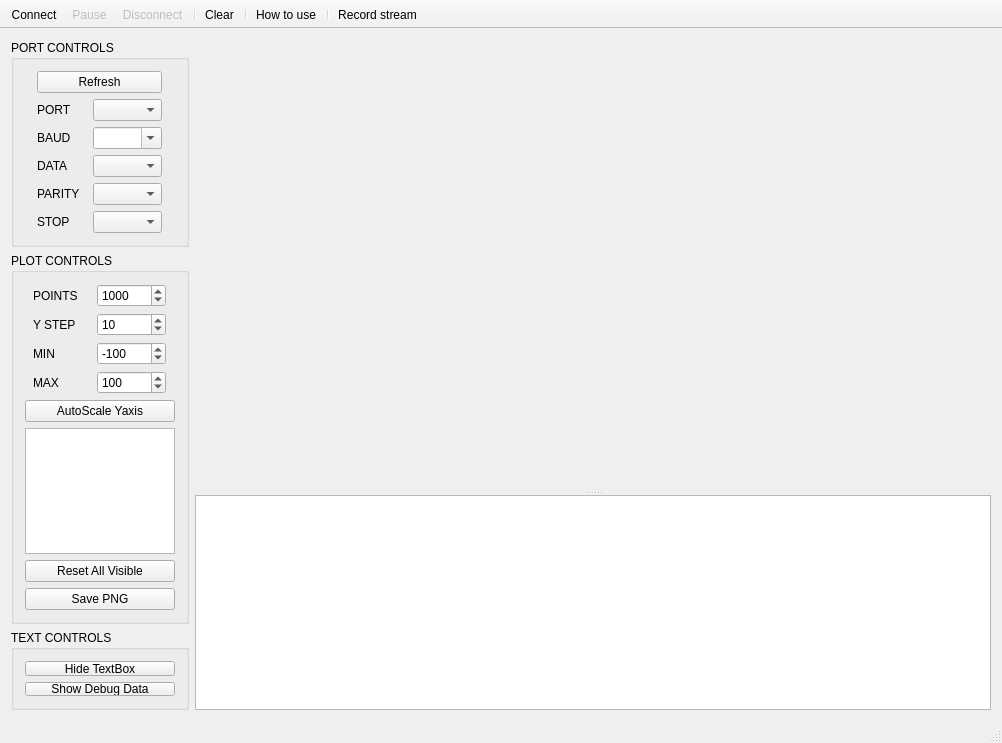
<?xml version="1.0" encoding="UTF-8"?>
<ui version="4.0">
 <class>MainWindow</class>
 <widget class="QMainWindow" name="MainWindow">
  <property name="geometry">
   <rect>
    <x>0</x>
    <y>0</y>
    <width>1002</width>
    <height>743</height>
   </rect>
  </property>
  <property name="minimumSize">
   <size>
    <width>840</width>
    <height>620</height>
   </size>
  </property>
  <property name="windowTitle">
   <string>MainWindow</string>
  </property>
  <widget class="QWidget" name="centralWidget">
   <layout class="QGridLayout" name="gridLayout_3">
    <item row="0" column="0">
     <layout class="QVBoxLayout" name="controlsLayout">
      <item>
       <widget class="QGroupBox" name="PortControlsBox">
        <property name="title">
         <string>PORT CONTROLS</string>
        </property>
        <property name="flat">
         <bool>false</bool>
        </property>
        <property name="checkable">
         <bool>false</bool>
        </property>
        <layout class="QGridLayout" name="gridLayout">
         <item row="0" column="0">
          <layout class="QVBoxLayout" name="verticalLayout_3">
           <item>
            <widget class="QPushButton" name="pushButton">
             <property name="text">
              <string>Refresh</string>
             </property>
            </widget>
           </item>
           <item>
            <layout class="QHBoxLayout" name="horizontalLayout">
             <item>
              <widget class="QLabel" name="labelPort">
               <property name="maximumSize">
                <size>
                 <width>50</width>
                 <height>16777215</height>
                </size>
               </property>
               <property name="text">
                <string>PORT</string>
               </property>
              </widget>
             </item>
             <item>
              <widget class="QComboBox" name="comboPort">
               <property name="sizePolicy">
                <sizepolicy hsizetype="Fixed" vsizetype="Fixed">
                 <horstretch>0</horstretch>
                 <verstretch>0</verstretch>
                </sizepolicy>
               </property>
               <property name="minimumSize">
                <size>
                 <width>69</width>
                 <height>0</height>
                </size>
               </property>
               <property name="maximumSize">
                <size>
                 <width>69</width>
                 <height>16777215</height>
                </size>
               </property>
              </widget>
             </item>
            </layout>
           </item>
           <item>
            <layout class="QHBoxLayout" name="horizontalLayout_2">
             <item>
              <widget class="QLabel" name="labelBaud">
               <property name="maximumSize">
                <size>
                 <width>50</width>
                 <height>16777215</height>
                </size>
               </property>
               <property name="text">
                <string>BAUD</string>
               </property>
              </widget>
             </item>
             <item>
              <widget class="QComboBox" name="comboBaud">
               <property name="sizePolicy">
                <sizepolicy hsizetype="Fixed" vsizetype="Fixed">
                 <horstretch>0</horstretch>
                 <verstretch>0</verstretch>
                </sizepolicy>
               </property>
               <property name="minimumSize">
                <size>
                 <width>69</width>
                 <height>0</height>
                </size>
               </property>
               <property name="maximumSize">
                <size>
                 <width>69</width>
                 <height>16777215</height>
                </size>
               </property>
               <property name="editable">
                <bool>true</bool>
               </property>
              </widget>
             </item>
            </layout>
           </item>
           <item>
            <layout class="QHBoxLayout" name="horizontalLayout_3">
             <item>
              <widget class="QLabel" name="labelData">
               <property name="maximumSize">
                <size>
                 <width>50</width>
                 <height>16777215</height>
                </size>
               </property>
               <property name="text">
                <string>DATA</string>
               </property>
              </widget>
             </item>
             <item>
              <widget class="QComboBox" name="comboData">
               <property name="sizePolicy">
                <sizepolicy hsizetype="Fixed" vsizetype="Fixed">
                 <horstretch>0</horstretch>
                 <verstretch>0</verstretch>
                </sizepolicy>
               </property>
               <property name="minimumSize">
                <size>
                 <width>69</width>
                 <height>0</height>
                </size>
               </property>
               <property name="maximumSize">
                <size>
                 <width>69</width>
                 <height>16777215</height>
                </size>
               </property>
              </widget>
             </item>
            </layout>
           </item>
           <item>
            <layout class="QHBoxLayout" name="horizontalLayout_4">
             <item>
              <widget class="QLabel" name="labelParity">
               <property name="maximumSize">
                <size>
                 <width>50</width>
                 <height>16777215</height>
                </size>
               </property>
               <property name="text">
                <string>PARITY</string>
               </property>
              </widget>
             </item>
             <item>
              <widget class="QComboBox" name="comboParity">
               <property name="sizePolicy">
                <sizepolicy hsizetype="Fixed" vsizetype="Fixed">
                 <horstretch>0</horstretch>
                 <verstretch>0</verstretch>
                </sizepolicy>
               </property>
               <property name="minimumSize">
                <size>
                 <width>69</width>
                 <height>0</height>
                </size>
               </property>
               <property name="maximumSize">
                <size>
                 <width>69</width>
                 <height>16777215</height>
                </size>
               </property>
              </widget>
             </item>
            </layout>
           </item>
           <item>
            <layout class="QHBoxLayout" name="horizontalLayout_5">
             <item>
              <widget class="QLabel" name="labelStop">
               <property name="maximumSize">
                <size>
                 <width>50</width>
                 <height>16777215</height>
                </size>
               </property>
               <property name="text">
                <string>STOP</string>
               </property>
              </widget>
             </item>
             <item>
              <widget class="QComboBox" name="comboStop">
               <property name="sizePolicy">
                <sizepolicy hsizetype="Fixed" vsizetype="Fixed">
                 <horstretch>0</horstretch>
                 <verstretch>0</verstretch>
                </sizepolicy>
               </property>
               <property name="minimumSize">
                <size>
                 <width>69</width>
                 <height>0</height>
                </size>
               </property>
               <property name="maximumSize">
                <size>
                 <width>69</width>
                 <height>16777215</height>
                </size>
               </property>
              </widget>
             </item>
            </layout>
           </item>
          </layout>
         </item>
        </layout>
       </widget>
      </item>
      <item>
       <widget class="QGroupBox" name="PlotControlsBox">
        <property name="title">
         <string>PLOT CONTROLS</string>
        </property>
        <layout class="QGridLayout" name="gridLayout_2">
         <item row="0" column="0">
          <layout class="QVBoxLayout" name="plotControlsLayout">
           <item>
            <layout class="QHBoxLayout" name="horizontalLayout_10">
             <item>
              <widget class="QLabel" name="pointsLabel">
               <property name="minimumSize">
                <size>
                 <width>50</width>
                 <height>0</height>
                </size>
               </property>
               <property name="maximumSize">
                <size>
                 <width>50</width>
                 <height>16777215</height>
                </size>
               </property>
               <property name="text">
                <string>POINTS</string>
               </property>
              </widget>
             </item>
             <item>
              <widget class="QSpinBox" name="spinPoints">
               <property name="minimumSize">
                <size>
                 <width>69</width>
                 <height>0</height>
                </size>
               </property>
               <property name="maximumSize">
                <size>
                 <width>69</width>
                 <height>16777215</height>
                </size>
               </property>
               <property name="minimum">
                <number>0</number>
               </property>
               <property name="maximum">
                <number>999999999</number>
               </property>
               <property name="singleStep">
                <number>10</number>
               </property>
               <property name="value">
                <number>1000</number>
               </property>
              </widget>
             </item>
            </layout>
           </item>
           <item>
            <layout class="QHBoxLayout" name="horizontalLayout_9">
             <item>
              <widget class="QLabel" name="labelYStep">
               <property name="minimumSize">
                <size>
                 <width>50</width>
                 <height>0</height>
                </size>
               </property>
               <property name="maximumSize">
                <size>
                 <width>50</width>
                 <height>16777215</height>
                </size>
               </property>
               <property name="text">
                <string>Y STEP</string>
               </property>
              </widget>
             </item>
             <item>
              <widget class="QSpinBox" name="spinYStep">
               <property name="minimumSize">
                <size>
                 <width>69</width>
                 <height>0</height>
                </size>
               </property>
               <property name="maximumSize">
                <size>
                 <width>69</width>
                 <height>16777215</height>
                </size>
               </property>
               <property name="minimum">
                <number>1</number>
               </property>
               <property name="maximum">
                <number>10000</number>
               </property>
               <property name="singleStep">
                <number>1</number>
               </property>
               <property name="value">
                <number>10</number>
               </property>
              </widget>
             </item>
            </layout>
           </item>
           <item>
            <layout class="QHBoxLayout" name="horizontalLayout_7">
             <item>
              <widget class="QLabel" name="label">
               <property name="minimumSize">
                <size>
                 <width>50</width>
                 <height>0</height>
                </size>
               </property>
               <property name="maximumSize">
                <size>
                 <width>50</width>
                 <height>16777215</height>
                </size>
               </property>
               <property name="text">
                <string>MIN</string>
               </property>
              </widget>
             </item>
             <item>
              <widget class="QSpinBox" name="spinAxesMin">
               <property name="minimumSize">
                <size>
                 <width>69</width>
                 <height>0</height>
                </size>
               </property>
               <property name="maximumSize">
                <size>
                 <width>69</width>
                 <height>16777215</height>
                </size>
               </property>
               <property name="minimum">
                <number>-65536</number>
               </property>
               <property name="maximum">
                <number>65536</number>
               </property>
               <property name="singleStep">
                <number>10</number>
               </property>
               <property name="value">
                <number>-100</number>
               </property>
              </widget>
             </item>
            </layout>
           </item>
           <item>
            <layout class="QHBoxLayout" name="horizontalLayout_8">
             <item>
              <widget class="QLabel" name="label_2">
               <property name="minimumSize">
                <size>
                 <width>50</width>
                 <height>0</height>
                </size>
               </property>
               <property name="maximumSize">
                <size>
                 <width>50</width>
                 <height>16777215</height>
                </size>
               </property>
               <property name="text">
                <string>MAX</string>
               </property>
              </widget>
             </item>
             <item>
              <widget class="QSpinBox" name="spinAxesMax">
               <property name="minimumSize">
                <size>
                 <width>69</width>
                 <height>0</height>
                </size>
               </property>
               <property name="maximumSize">
                <size>
                 <width>69</width>
                 <height>16777215</height>
                </size>
               </property>
               <property name="minimum">
                <number>-65536</number>
               </property>
               <property name="maximum">
                <number>65536</number>
               </property>
               <property name="singleStep">
                <number>10</number>
               </property>
               <property name="value">
                <number>100</number>
               </property>
              </widget>
             </item>
            </layout>
           </item>
           <item>
            <widget class="QPushButton" name="pushButton_AutoScale">
             <property name="sizeIncrement">
              <size>
               <width>0</width>
               <height>8</height>
              </size>
             </property>
             <property name="text">
              <string>AutoScale Yaxis</string>
             </property>
            </widget>
           </item>
           <item>
            <widget class="QListWidget" name="listWidget_Channels">
             <property name="sizePolicy">
              <sizepolicy hsizetype="Minimum" vsizetype="MinimumExpanding">
               <horstretch>0</horstretch>
               <verstretch>0</verstretch>
              </sizepolicy>
             </property>
             <property name="minimumSize">
              <size>
               <width>0</width>
               <height>0</height>
              </size>
             </property>
             <property name="maximumSize">
              <size>
               <width>150</width>
               <height>16777215</height>
              </size>
             </property>
             <property name="layoutDirection">
              <enum>Qt::LeftToRight</enum>
             </property>
             <property name="autoScroll">
              <bool>false</bool>
             </property>
             <property name="editTriggers">
              <set>QAbstractItemView::NoEditTriggers</set>
             </property>
             <property name="alternatingRowColors">
              <bool>true</bool>
             </property>
             <property name="selectionBehavior">
              <enum>QAbstractItemView::SelectItems</enum>
             </property>
             <property name="textElideMode">
              <enum>Qt::ElideMiddle</enum>
             </property>
             <property name="resizeMode">
              <enum>QListView::Adjust</enum>
             </property>
             <property name="modelColumn">
              <number>0</number>
             </property>
             <property name="selectionRectVisible">
              <bool>true</bool>
             </property>
            </widget>
           </item>
           <item>
            <widget class="QPushButton" name="pushButton_ResetVisible">
             <property name="text">
              <string>Reset All Visible</string>
             </property>
            </widget>
           </item>
           <item>
            <widget class="QPushButton" name="savePNGButton">
             <property name="text">
              <string>Save PNG</string>
             </property>
            </widget>
           </item>
          </layout>
         </item>
        </layout>
       </widget>
      </item>
      <item>
       <spacer name="verticalSpacer">
        <property name="orientation">
         <enum>Qt::Vertical</enum>
        </property>
        <property name="sizeHint" stdset="0">
         <size>
          <width>20</width>
          <height>40</height>
         </size>
        </property>
       </spacer>
      </item>
      <item>
       <widget class="QGroupBox" name="gridGroupBox">
        <property name="minimumSize">
         <size>
          <width>0</width>
          <height>80</height>
         </size>
        </property>
        <property name="title">
         <string>TEXT CONTROLS</string>
        </property>
        <layout class="QGridLayout" name="TextControlsBox">
         <item row="0" column="0">
          <layout class="QVBoxLayout" name="verticalLayout">
           <item>
            <widget class="QPushButton" name="pushButton_TextEditHide">
             <property name="text">
              <string>Hide TextBox</string>
             </property>
             <property name="checkable">
              <bool>true</bool>
             </property>
             <property name="checked">
              <bool>false</bool>
             </property>
            </widget>
           </item>
           <item>
            <widget class="QPushButton" name="pushButton_ShowallData">
             <property name="text">
              <string>Show Debug Data</string>
             </property>
             <property name="checkable">
              <bool>true</bool>
             </property>
            </widget>
           </item>
          </layout>
         </item>
        </layout>
       </widget>
      </item>
     </layout>
    </item>
    <item row="0" column="1">
     <layout class="QGridLayout" name="gridLayout_4">
      <item row="1" column="0">
       <widget class="QSplitter" name="splitter">
        <property name="sizePolicy">
         <sizepolicy hsizetype="Expanding" vsizetype="MinimumExpanding">
          <horstretch>0</horstretch>
          <verstretch>0</verstretch>
         </sizepolicy>
        </property>
        <property name="font">
         <font>
          <family>Consolas</family>
         </font>
        </property>
        <property name="frameShape">
         <enum>QFrame::NoFrame</enum>
        </property>
        <property name="orientation">
         <enum>Qt::Vertical</enum>
        </property>
        <property name="opaqueResize">
         <bool>true</bool>
        </property>
        <property name="handleWidth">
         <number>5</number>
        </property>
        <property name="childrenCollapsible">
         <bool>false</bool>
        </property>
        <widget class="QCustomPlot" name="plot" native="true">
         <property name="sizePolicy">
          <sizepolicy hsizetype="Preferred" vsizetype="Expanding">
           <horstretch>0</horstretch>
           <verstretch>0</verstretch>
          </sizepolicy>
         </property>
         <property name="minimumSize">
          <size>
           <width>0</width>
           <height>400</height>
          </size>
         </property>
        </widget>
        <widget class="QTextEdit" name="textEdit_UartWindow">
         <property name="sizePolicy">
          <sizepolicy hsizetype="Preferred" vsizetype="Minimum">
           <horstretch>0</horstretch>
           <verstretch>0</verstretch>
          </sizepolicy>
         </property>
         <property name="minimumSize">
          <size>
           <width>0</width>
           <height>150</height>
          </size>
         </property>
        </widget>
       </widget>
      </item>
      <item row="0" column="0">
       <spacer name="horizontalSpacer">
        <property name="orientation">
         <enum>Qt::Horizontal</enum>
        </property>
        <property name="sizeHint" stdset="0">
         <size>
          <width>40</width>
          <height>1</height>
         </size>
        </property>
       </spacer>
      </item>
     </layout>
    </item>
   </layout>
  </widget>
  <widget class="QStatusBar" name="statusBar"/>
  <widget class="QToolBar" name="toolBar">
   <property name="windowTitle">
    <string>toolBar</string>
   </property>
   <property name="movable">
    <bool>false</bool>
   </property>
   <property name="allowedAreas">
    <set>Qt::TopToolBarArea</set>
   </property>
   <property name="floatable">
    <bool>false</bool>
   </property>
   <attribute name="toolBarArea">
    <enum>TopToolBarArea</enum>
   </attribute>
   <attribute name="toolBarBreak">
    <bool>false</bool>
   </attribute>
   <addaction name="actionConnect"/>
   <addaction name="actionPause_Plot"/>
   <addaction name="actionDisconnect"/>
   <addaction name="separator"/>
   <addaction name="actionClear"/>
   <addaction name="separator"/>
   <addaction name="actionHow_to_use"/>
   <addaction name="separator"/>
   <addaction name="actionRecord_stream"/>
  </widget>
  <action name="actionConnect">
   <property name="icon">
    <iconset resource="res/serial_port_plotter.qrc">
     <normaloff>:/serial_port_plotter/play_nor.png</normaloff>
     <normalon>:/serial_port_plotter/play_nor.png</normalon>
     <disabledoff>:/serial_port_plotter/play_dis.png</disabledoff>
     <disabledon>:/serial_port_plotter/play_dis.png</disabledon>
     <activeoff>:/serial_port_plotter/play_act.png</activeoff>
     <activeon>:/serial_port_plotter/play_act.png</activeon>
     <selectedoff>:/serial_port_plotter/play_act.png</selectedoff>
     <selectedon>:/serial_port_plotter/play_act.png</selectedon>:/serial_port_plotter/play_nor.png</iconset>
   </property>
   <property name="text">
    <string>Connect</string>
   </property>
   <property name="toolTip">
    <string>Connect to COM port</string>
   </property>
  </action>
  <action name="actionPause_Plot">
   <property name="enabled">
    <bool>false</bool>
   </property>
   <property name="icon">
    <iconset resource="res/serial_port_plotter.qrc">
     <normaloff>:/serial_port_plotter/pause_nor.png</normaloff>
     <normalon>:/serial_port_plotter/pause_nor.png</normalon>
     <disabledoff>:/serial_port_plotter/pause_dis.png</disabledoff>
     <disabledon>:/serial_port_plotter/pause_dis.png</disabledon>
     <activeoff>:/serial_port_plotter/pause_act.png</activeoff>
     <activeon>:/serial_port_plotter/pause_act.png</activeon>
     <selectedoff>:/serial_port_plotter/pause_act.png</selectedoff>
     <selectedon>:/serial_port_plotter/pause_act.png</selectedon>:/serial_port_plotter/pause_nor.png</iconset>
   </property>
   <property name="text">
    <string>Pause</string>
   </property>
   <property name="toolTip">
    <string>Pause plot</string>
   </property>
  </action>
  <action name="actionDisconnect">
   <property name="enabled">
    <bool>false</bool>
   </property>
   <property name="icon">
    <iconset resource="res/serial_port_plotter.qrc">
     <normaloff>:/serial_port_plotter/stop_nor.png</normaloff>
     <normalon>:/serial_port_plotter/stop_nor.png</normalon>
     <disabledoff>:/serial_port_plotter/stop_dis.png</disabledoff>
     <disabledon>:/serial_port_plotter/stop_dis.png</disabledon>
     <activeoff>:/serial_port_plotter/stop_act.png</activeoff>
     <activeon>:/serial_port_plotter/stop_act.png</activeon>
     <selectedoff>:/serial_port_plotter/stop_act.png</selectedoff>
     <selectedon>:/serial_port_plotter/stop_act.png</selectedon>:/serial_port_plotter/stop_nor.png</iconset>
   </property>
   <property name="text">
    <string>Disconnect</string>
   </property>
   <property name="toolTip">
    <string>Disconnect COM port</string>
   </property>
  </action>
  <action name="actionClear">
   <property name="enabled">
    <bool>true</bool>
   </property>
   <property name="icon">
    <iconset resource="res/serial_port_plotter.qrc">
     <normaloff>:/serial_port_plotter/clear_nor.png</normaloff>
     <normalon>:/serial_port_plotter/clear_nor.png</normalon>
     <disabledoff>:/serial_port_plotter/clear_dis.png</disabledoff>
     <disabledon>:/serial_port_plotter/clear_dis.png</disabledon>
     <activeoff>:/serial_port_plotter/clear_act.png</activeoff>
     <activeon>:/serial_port_plotter/clear_act.png</activeon>
     <selectedoff>:/serial_port_plotter/clear_act.png</selectedoff>
     <selectedon>:/serial_port_plotter/clear_act.png</selectedon>:/serial_port_plotter/clear_nor.png</iconset>
   </property>
   <property name="text">
    <string>Clear</string>
   </property>
   <property name="toolTip">
    <string>Clear plot data</string>
   </property>
  </action>
  <action name="actionHow_to_use">
   <property name="icon">
    <iconset resource="res/serial_port_plotter.qrc">
     <normaloff>:/serial_port_plotter/help_nor.png</normaloff>
     <normalon>:/serial_port_plotter/help_nor.png</normalon>
     <disabledoff>:/serial_port_plotter/help_dis.png</disabledoff>
     <disabledon>:/serial_port_plotter/help_dis.png</disabledon>
     <activeoff>:/serial_port_plotter/help_act.png</activeoff>
     <activeon>:/serial_port_plotter/help_act.png</activeon>
     <selectedoff>:/serial_port_plotter/help_act.png</selectedoff>
     <selectedon>:/serial_port_plotter/help_act.png</selectedon>:/serial_port_plotter/help_nor.png</iconset>
   </property>
   <property name="text">
    <string>How to use</string>
   </property>
  </action>
  <action name="actionRecord_stream">
   <property name="checkable">
    <bool>true</bool>
   </property>
   <property name="checked">
    <bool>false</bool>
   </property>
   <property name="enabled">
    <bool>true</bool>
   </property>
   <property name="icon">
    <iconset resource="res/serial_port_plotter.qrc">
     <normaloff>:/icons/line_icon_set/document.png</normaloff>
     <normalon>:/icons/line_icon_set_text/document.png</normalon>
     <disabledoff>:/icons/line_icon_set/document.png</disabledoff>:/icons/line_icon_set/document.png</iconset>
   </property>
   <property name="text">
    <string>Record stream</string>
   </property>
   <property name="toolTip">
    <string>Record the incoming data to a .csv file ( shortcut : s )</string>
   </property>
   <property name="shortcut">
    <string/>
   </property>
   <property name="visible">
    <bool>true</bool>
   </property>
  </action>
 </widget>
 <layoutdefault spacing="6" margin="11"/>
 <customwidgets>
  <customwidget>
   <class>QCustomPlot</class>
   <extends>QWidget</extends>
   <header location="global">qcustomplot/qcustomplot.h</header>
   <container>1</container>
  </customwidget>
 </customwidgets>
 <resources>
  <include location="res/serial_port_plotter.qrc"/>
 </resources>
 <connections/>
</ui>
